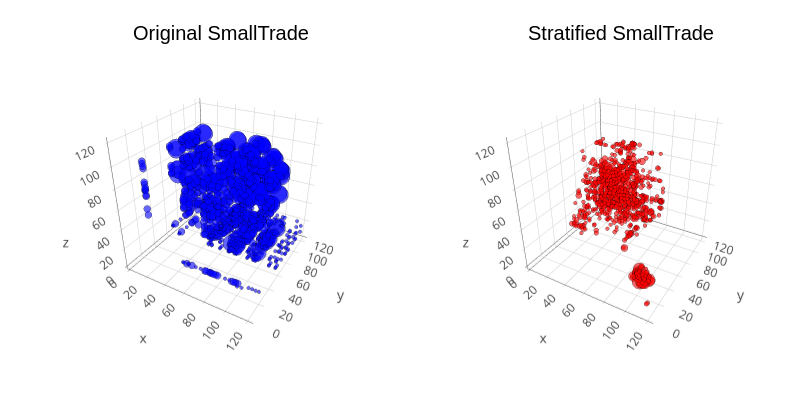

This figure's notebook cell:
### Code cell
# Plot SmallTrade and SmallTrade_strat side by side
p1 = plot_tensor(SmallTrade; title="Original SmallTrade", color=:blue)
p2 = plot_tensor(SmallTrade_strat; title="Stratified SmallTrade", color=:red)
Plots.plot(p1, p2; layout=(1,2), size=(800,400))
